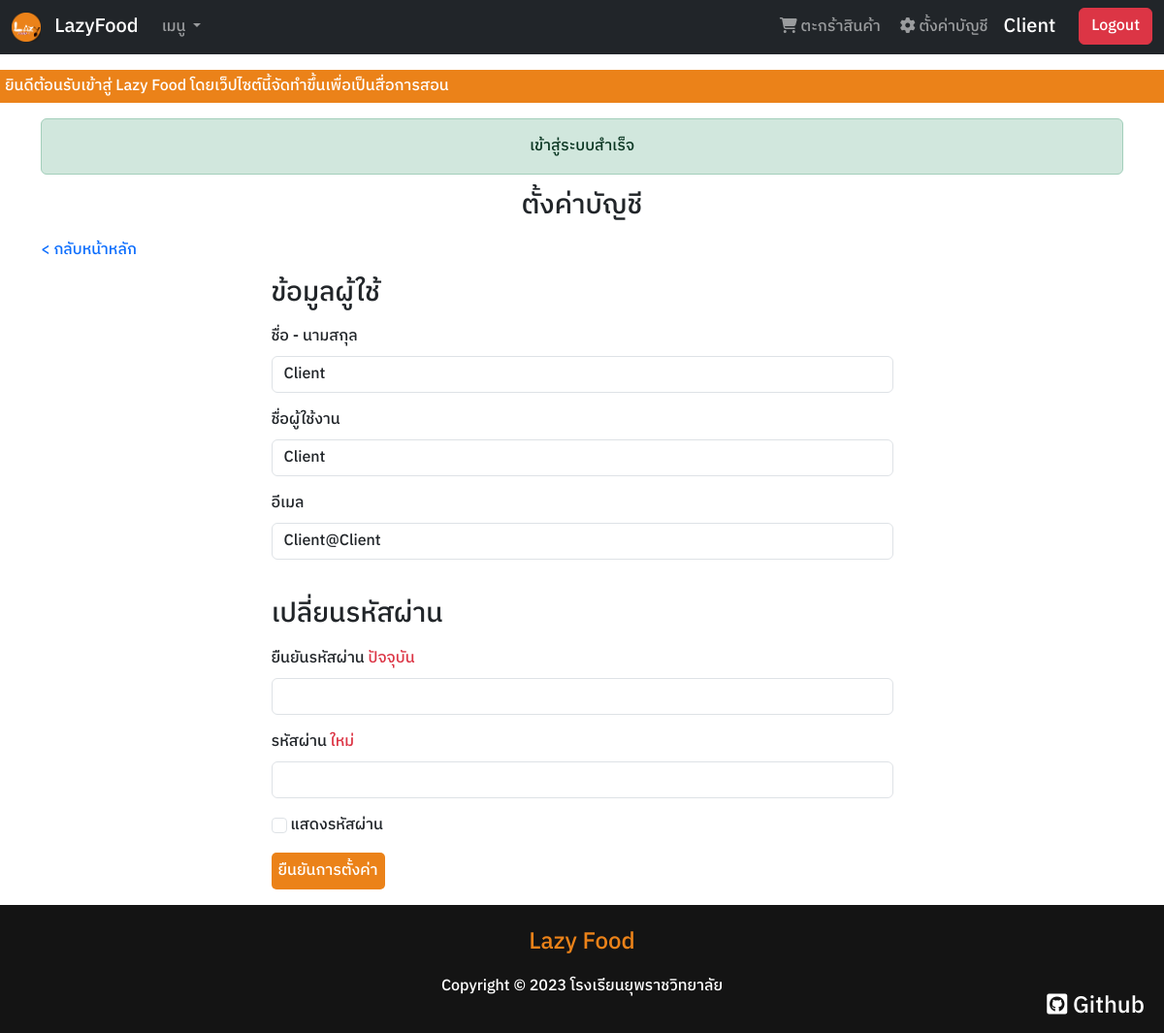
/settingclient.php (signed in), run on the app's committed database.
### tables this page shows
CREATE TABLE `User` (
  `u_id` int(11) NOT NULL,
  `u_fname` varchar(255) NOT NULL,
  `u_username` varchar(255) NOT NULL,
  `u_email` varchar(255) NOT NULL,
  `u_pass` varchar(255) NOT NULL,
  `u_rank` varchar(255) NOT NULL
);

### connect/server.php (called while the page is built, shortened)
<?php session_start();
    class DB_conn {
        function __construct() {
            $conn = mysqli_connect(DB_host, DB_user, DB_pass, DB_name);
            $this->dbconn = $conn;
        }
    }

### class/client_db.php (called while the page is built, shortened)
<?php
    class Client_DB extends DB_conn {
        public function readusername($username) {
            $sql = "SELECT * FROM User WHERE u_username = '$username'";
            $result = mysqli_query($this->dbconn, $sql);
            return $result;
        }
    }

### settingclient.php (the view, shortened to what this page needs)
<?php require_once './connect/server.php';
require_once './class/client_db.php';
    $username = $_SESSION['name'];
    $dbclinet = new Client_DB();
    $result = $dbclinet->readusername($username);
    $rowuser = mysqli_fetch_assoc($result);
?>
<!DOCTYPE html>
<html lang="en">
<head>
    <link rel="stylesheet" href="./framework/css/bootstrap.min.css">
    <link rel="stylesheet" href="https://cdnjs.cloudflare.com/ajax/libs/font-awesome/6.2.1/css/all.min.css">
    <link rel="stylesheet" href="./dist/css/main.css">
</head>
<body>
    <?php include_once './component/navbar.php' ?>
    <div class="mt-5">
        <marquee behavior="" direction="" class="marq">
            ยินดีต้อนรับเข้าสู่ Lazy Food โดยเว็ปไซต์นี้จัดทำขึ้นเพื่อเป็นสื่อการสอน
        </marquee>
    </div>
    <div class="container mt-3">
        <?php include_once './component/succeed.php' ?>
        <h3 class="text-center mb-3">ตั้งค่าบัญชี</h3>
        <a href="./index.php">< กลับหน้าหลัก</a>
        <form action="./process/settingclient_db.php" method="post" class="mt-3 row">
            <h3 class="mb-3 col-12 col-lg-7 m-auto">ข้อมูลผู้ใช้</h3>
            <div class="mb-3 col-12 col-lg-7 m-auto">
                <label for="fname" class="form-label">ชื่อ - นามสกุล</label>
                <input type="text" class="form-control" id="fname" name="fname" value="<?php echo $rowuser['u_fname'] ?>" autocomplete="off" required>
            </div>
            <div class="mb-3 col-12 col-lg-7 m-auto">
                <label for="username" class="form-label">ชื่อผู้ใช้งาน</label>
                <input type="text" class="form-control" id="username" name="username" value="<?php echo $rowuser['u_username'] ?>" autocomplete="off" required>
            </div>
            <div class="mb-3 col-12 col-lg-7 m-auto">
                <label for="useremail" class="form-label">อีเมล</label>
                <input type="email" class="form-control" id="useremail" name="useremail" value="<?php echo $rowuser['u_email'] ?>" autocomplete="off" required>
            </div>
            <h3 class="mb-3 mt-4 col-12 col-lg-7 m-auto">เปลี่ยนรหัสผ่าน</h3>
            <div class="mb-3 col-12 col-lg-7 m-auto">
                <label for="currrentpassword" class="form-label">ยืนยันรหัสผ่าน <span class="text-danger">ปัจจุบัน</span></label>
                <input type="password" class="form-control password" id="currrentpassword" name="currrentpassword" autocomplete="off">
            </div>
            <div class="mb-3 col-12 col-lg-7 m-auto">
                <label for="newpassword" class="form-label">รหัสผ่าน <span class="text-danger">ใหม่</span></label>
                <input type="password" class="form-control password" id="newpassword" name="newpassword" autocomplete="off">
            </div>
            <div class="mb-3 col-12 col-lg-7 m-auto">
                <input type="checkbox" onclick="showpassword()" class="form-check-input mt-1" id="showpass">
                <label for="showpass" class="form-check-label">แสดงรหัสผ่าน</label>
            </div>
            <div class="mb-3 col-12 col-lg-7 m-auto">
                <button type="submit" name="settinguser" class="btn-color">ยืนยันการตั้งค่า</button>
            </div>
        </form>
    </div>
    <div class="w-100 mt-auto">
        <?php include_once './component/footer.php' ?>
    </div>
</body>
</html>

### settingclient.php (style rules this page uses)
body { display: flex; flex-direction: column; min-height: 100vh; }

### data on the page
user: fname "Client", username "Client", useremail "Client@Client"

### other printed values
$_SESSION['name'] "Client"
$_SESSION['succeed'] "เข้าสู่ระบบสำเร็จ"
